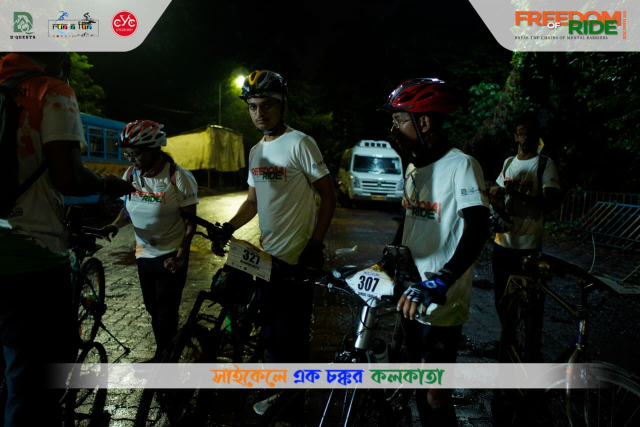
#> input picture test image foldere/WhatsApp Image 2026-09-07 at 1.46.33 AM.jpeg, 1280 x 853 px (shown at 1/2 size)
$ python -i facepipeline.py   (imports and definitions only)   (older library calls are emulated)
#> lines starting #> are read from the running program, lines starting #| are printed output that depends on the picture
"""
Complete Face Detection Pipeline
Detection → Cropping → Enhancement → Upscaling
All in one script — LOSSLESS quality throughout
"""

from ultralytics import YOLO
import cv2
import numpy as np
import os

# ============================================================================
# CONFIGURATION
# ============================================================================

MODEL_PATH = "blacknwhite.pt"
SOURCE_FOLDER = r"C:\Users\Rajarshi\OneDrive\Desktop\Robo dog\test image foldere"

# Output folders
CROPS_FOLDER    = r"C:\Users\Rajarshi\OneDrive\Desktop\Robo dog\results\face_crops"
ENHANCED_FOLDER = r"C:\Users\Rajarshi\OneDrive\Desktop\Robo dog\results\face_crops_enhanced"
ENLARGED_FOLDER = r"C:\Users\Rajarshi\OneDrive\Desktop\Robo dog\results\face_crops_enlarged"

# Processing options
ENABLE_ENHANCEMENT = True   # Enhance dark faces
ENHANCEMENT_METHOD = 4      # 2 = Bilateral (recommended), 5 = Aggressive
ENABLE_UPSCALING   = True   # Enlarge small crops
UPSCALE_FACTOR     = 3      # 3x larger
UPSCALE_METHOD     = 8      # 8 = Adaptive (auto-select best)

# ── Quality settings ──────────────────────────────────────────────────────────
# PNG  = always lossless (larger file, best for face recognition input)
# JPEG = lossy (smaller file, fine for human viewing only)
SAVE_FORMAT = "png"  # "png" or "jpeg"
JPEG_QUALITY = 100   # only used when SAVE_FORMAT = "jpeg"  (100 = max, still lossy)

CROP_PADDING = 20    # extra pixels around each detected bounding box


# ============================================================================
# INTERNAL HELPERS
# ============================================================================

def _ext():
    """Return the file extension to use."""
    return ".png" if SAVE_FORMAT == "png" else ".jpg"


# [20 lines left out: functions _save, _crop_lossless, not called in this run]


# ============================================================================
# ENHANCEMENT FUNCTIONS
# ============================================================================

class FaceEnhancer:
    """Enhancement methods for dark face crops"""

    # [47 lines left out: functions enhance_bilateral, enhance_aggressive, enhance_face, not called in this run]


# ============================================================================
# UPSCALING FUNCTIONS
# ============================================================================

class FaceUpscaler:
    """Upscaling methods for small face crops"""

    # [12 lines left out: functions upscale_lanczos, upscale_sharpen, not called in this run]

    @staticmethod
    def upscale_multiscale(image: np.ndarray, scale_factor: int = 3) -> np.ndarray:
        result = image.copy()
        steps  = int(np.log(scale_factor) / np.log(1.5))
        for _ in range(steps):
            h, w   = result.shape[:2]
            result = cv2.resize(result, (int(w * 1.5), int(h * 1.5)),
                                interpolation=cv2.INTER_CUBIC)
        h, w = image.shape[:2]
        return cv2.resize(result, (w * scale_factor, h * scale_factor),
                          interpolation=cv2.INTER_CUBIC)

    @staticmethod
    def upscale_adaptive(image: np.ndarray, scale_factor: int = 3) -> np.ndarray:
        gray = cv2.cvtColor(image, cv2.COLOR_BGR2GRAY)
        blur_score = cv2.Laplacian(gray, cv2.CV_64F).var()
        if blur_score < 100:
            return FaceUpscaler.upscale_sharpen(image, scale_factor)
        return FaceUpscaler.upscale_multiscale(image, scale_factor)

    # [127 lines left out: functions upscale_face, run_detection_pipeline, not called in this run]


# ============================================================================
# RUN
# ============================================================================

# [2 lines not run here, left out]

>>> import cv2
>>> picture = cv2.imread('test image foldere/WhatsApp Image 2026-09-07 at 1.46.33 AM.jpeg')
#> picture is the input picture: shape (853, 1280, 3); mean B, G, R 36.2, 42.4, 39
>>> result = FaceUpscaler().upscale_adaptive(picture)
#> in upscale_adaptive, `gray = cv2.cvtColor(image, cv2.COLOR_BGR2GRAY)`:
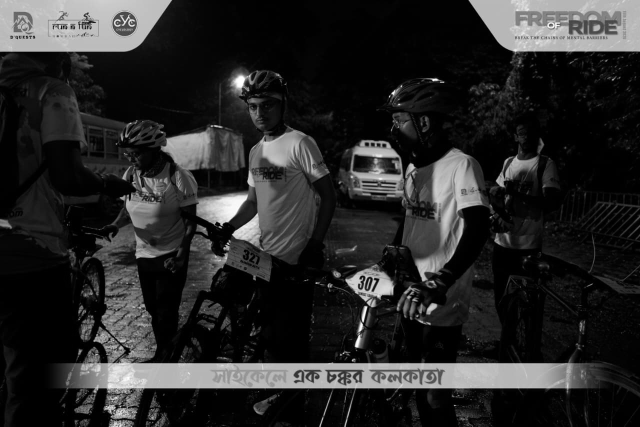
#> gray: shape (853, 1280) (shown at 1/2 size); min 0, max 255, mean 40.7
#> in upscale_adaptive, `blur_score = cv2.Laplacian(gray, cv2.CV_64F).var()`: blur_score = 293.3
